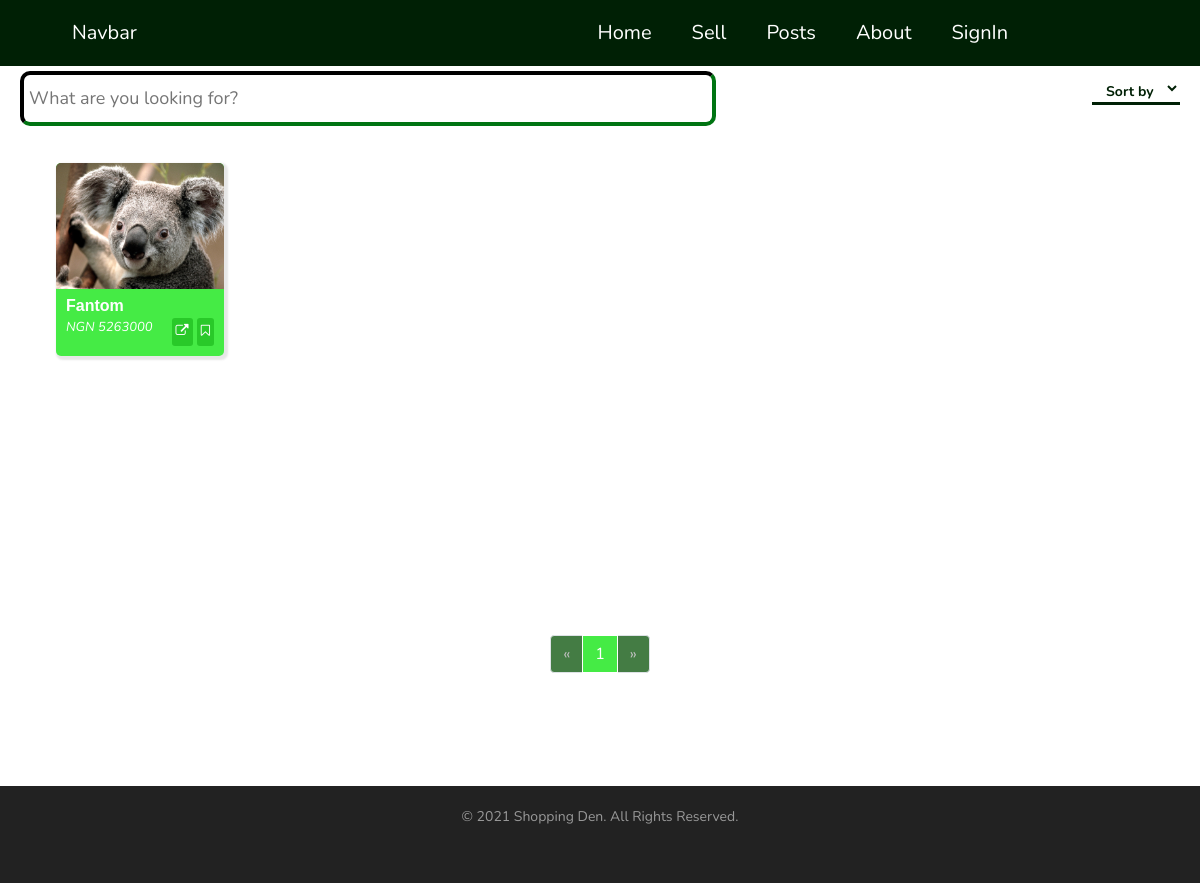
/goods/, run on the app's committed database.
### main/models.py (models this page shows, shortened)
class Product(models.Model):
    CHOICES = (("UNN","UNN"),("UNEC","UNEC"))
    user = models.ForeignKey(User,on_delete=models.CASCADE)
    name = models.CharField(max_length=120)
    tag = models.ManyToManyField(ProductTag, blank = True)
    description = models.TextField(max_length= 3000)
    price = models.IntegerField()
    phone_number = models.CharField(_('Phone Number'),
        max_length=11,
        blank= True,
        validators = [numeric_validator],
        help_text=_('11 Nigeria Phone Numbers.'),
        error_messages={
            'max_length': _("11 Numbers required."),
        },
    )
    negotiable = models.BooleanField(default=False)
    active = models.BooleanField(default=True)
    available = models.BooleanField(default=True)
    location = models.CharField(max_length = 5,choices = CHOICES)
    date_uploaded = models.DateTimeField(auto_now_add = True)
    expiring_date = models.DateTimeField(default=datetime.now() + timedelta(weeks= 1))
    objects = ActiveManager()
    def first_image(self):
        try:
            image = self.productimage_set.all()[0]
        except:
            image = None
        return image

class ProductImage(models.Model):
    product = models.ForeignKey(Product,on_delete=models.CASCADE)
    image = models.ImageField()

### main/views.py (the view)
# urls.py: path("goods/",views.AllProductView.as_view(),name="goods"),
class AllProductView(ListView):
    paginate_by = 24
    template_name = "product.html"
    def get_queryset(self):
        products = ""
        tag = self.request.GET.get('tag')
        self.request.session['filter'] = self.request.GET.get('filter')
        if self.request.GET.get("filter"):
            if self.request.GET.get("filter") == "asc":
                products = Product.objects.filter(active=True).order_by("name")
            elif self.request.GET.get("filter") == "desc":
                products = Product.objects.filter(active=True).order_by("-name")
            elif self.request.GET.get("filter") == "latest":
                products = Product.objects.filter(active=True).order_by("-date_uploaded")
            elif self.request.GET.get("filter") == "oldest":
                products = Product.objects.filter(active=True).order_by("date_uploaded")
        else:
            products = Product.objects.filter(active= True).order_by("-date_uploaded")
        location = self.request.session.get("location")
        if tag:
            products = products.filter(tag__name = tag)
        if location and location != "all" and products:
            products = products.filter(location = location.upper())
        return products

### main/templates/product.html (shortened to what this page needs)
{% extends 'base.html' %}
{% load staticfiles %}
{% block content %}
    <div class="product-bg">
        <div class="upper-tool-bar">
            <form action="{% url 'search'%}" style="width: 60%;">
                <input type="search" name="q" class="search-input" placeholder="What are you looking for?" >
            </form>
            <form action="" id="form-filter">
                <select name="filter" class="product-dropdown" name="filter" onchange="sortFilter(this)">
                    <option value="" {% if not request.session.filter %}selected{% endif %}>Sort by <i class="fa fa-filter"></i> </option>
                </select>
            </form>
        </div>
        <div class="mt-4" style="width: 90%; margin: auto; min-height: 60vh;">
            {% if page_obj %}
            <div class="row">
                {% for product in page_obj%}
                <div class="col-md-2 col-6 p-2">
                    <div class="product-container">
                        {% if product.first_image %}
                            <img src="{{product.first_image.image.url}}" alt="{{product.name}}" class="product-img" style="border-bottom-right-radius: 0px; border-bottom-left-radius: 0px;">
                        {% else %}
                            <img src="" alt="{{product.name}}" class="product-img" style="border-bottom-right-radius: 0px; border-bottom-left-radius: 0px;">
                        {% endif %}
                        <div class="product-content">
                            <p>{{ product.name }}</p>
                            <div class="product-content-footer">
                                <span class="price">NGN {{product.price}}</span>
                                <span class="product-buttons">
                                    <a href="{% url 'details' product.id %}" class="product-btn" title="view"><i class="fa fa-external-link"></i></a>
                                    <a href="javascript::void()" class="product-btn" onclick="saveItem(this,{{product.id}})" title="save">
                                    {% if request.saved_product %}
                                        {% if product.id in request.saved_product %}
                                            <i class="fa fa-bookmark"></i>
                                        {% else %}
                                            <i class="fa fa-bookmark-o"></i>
                                        {% endif %}
                                    {% else %}
                                        <i class="fa fa-bookmark-o"></i>
                                    {% endif %}
                                    </a>
                                </span>
                            </div>
                        </div>
                    </div>
                </div>
                {% endfor %}
            </div>
            {% else %}
                <div class="flex-center">
                    <h1 class="no-post">No Post Yet</h1>
                </div>
            {% endif %}
        </div>
        <div class="flex-center">
            <ul class="pagination">
                {% if page_obj.has_previous %}
                    <li class="page-item"><a class="page-link" href="?page={{page_obj.previous_page_number}}&{% if request.session.filter %}filter={{request.session.filter}}{% endif %}" aria-label="Previous"><span aria-hidden="true">&laquo;</span></a></li>
                    <li class="page-item">
                        <a class="page-link" href="?page={{page_obj.previous_page_number}}&{% if request.session.filter %}filter={{request.session.filter}}{% endif %}">{{page_obj.previous_page_number}}</a>
                    </li>
                    {% else %}
                    <li class="page-item disabled"><a class="page-link" href="#" aria-label="Previous"><span aria-hidden="true">&laquo;</span></a></li>
                {% endif %}
                {% for pagenum in page_obj.paginator.page_range %}
                {% if page_obj.number == pagenum %}
                    <li class="page-item{% if page_obj.number == pagenum %} active{% endif %}">
                        <a class="page-link" href="?page={{pagenum}}&{% if request.session.filter %}filter={{request.session.filter}}{% endif %}">{{pagenum}}</a>
                    </li>
                {% endif %}
                {% endfor %}
                {% if page_obj.has_next %}
                    <li class="page-item"><a class="page-link" href="?page={{page_obj.next_page_number}}&{% if request.session.filter %}filter={{request.session.filter}}{% endif %}">{{page_obj.next_page_number}}</a></li>
                    <li class="page-item"><a class="page-link" href="?page={{page_obj.next_page_number}}&{% if request.session.filter %}filter={{request.session.filter}}{% endif %}" aria-label="Next"><span aria-hidden="true">&raquo;</span></a></li>
                {% else %}
                    <li class="page-item disabled"><a class="page-link" href="#" aria-label="Next"><span aria-hidden="true">&raquo;</span></a></li>
                {% endif %}
            </ul>
        </div>
    </div>
{% endblock %}

### main/static/style/style.css (style rules this page uses)
* { padding: 0; margin: 0; box-sizing: border-box; font-family: 'Nunito','Poppins',sans-serif; }
:root { --light-green: rgb(69, 235, 69); --product-container-radius: 5px; }
body { width: 100%; overflow-x: hidden; }
.search-input { width: 100%; border-radius: 10px; border-width: 4px; border-color: #002005; outline: none; background: none; font-size: 18px; padding: 10px 5px; }
.product-dropdown { padding: 10px; border: none; background: none; padding-bottom: 0; font-size: 14px; border-bottom: 3px solid #002005; color: #002005; font-weight: bold; }
.row { max-width: 100vw!important; max-height: 100vh; }
.product-bg { background-color: #fff; min-height:90vh; overflow: hidden; }
.upper-tool-bar { display: flex; justify-content: space-between; padding: 5px 20px; }
.product-container { background-color: var(--light-green); border-radius: var(--product-container-radius); box-shadow: 2px 2px 2px 2px rgba(49, 49, 49, 0.116); }
.product-content { padding: 5px 10px; }
.product-content p { margin-bottom: 0; font-size: 16px; text-transform: capitalize; font-family: sans-serif; font-weight: bold; color: white; }
.product-content-footer > * { display: inline-block; color: white; }
.product-content-footer { display: flex; justify-content: space-between; }
.product-content-footer .price { font-size: 13px; font-style: italic; }
.product-btn { padding: 4px; border-radius: 3px; color: white; background-color: rgb(41, 201, 41); font-size: 13px; display: inline-block; margin-bottom: 5px; }
.product-img { width: 100%; height: auto; border-radius: var(--product-container-radius); }
.flex-center { display: flex; align-items: center; justify-content: center; }
.pagination { border-radius: 7px; }
.pagination .page-link { background: var(--light-green)!important; color: white; }
.page-item.active .page-link { border-color: white!important; }
.page-item.disabled .page-link { color: rgb(192, 192, 192)!important; background-color: rgb(68, 124, 68)!important; cursor: not-allowed; }

### data on the page
Product: first_image.image (picture), name "Fantom", price "5263000"

### other printed values
{{ pagenum }} "1"
